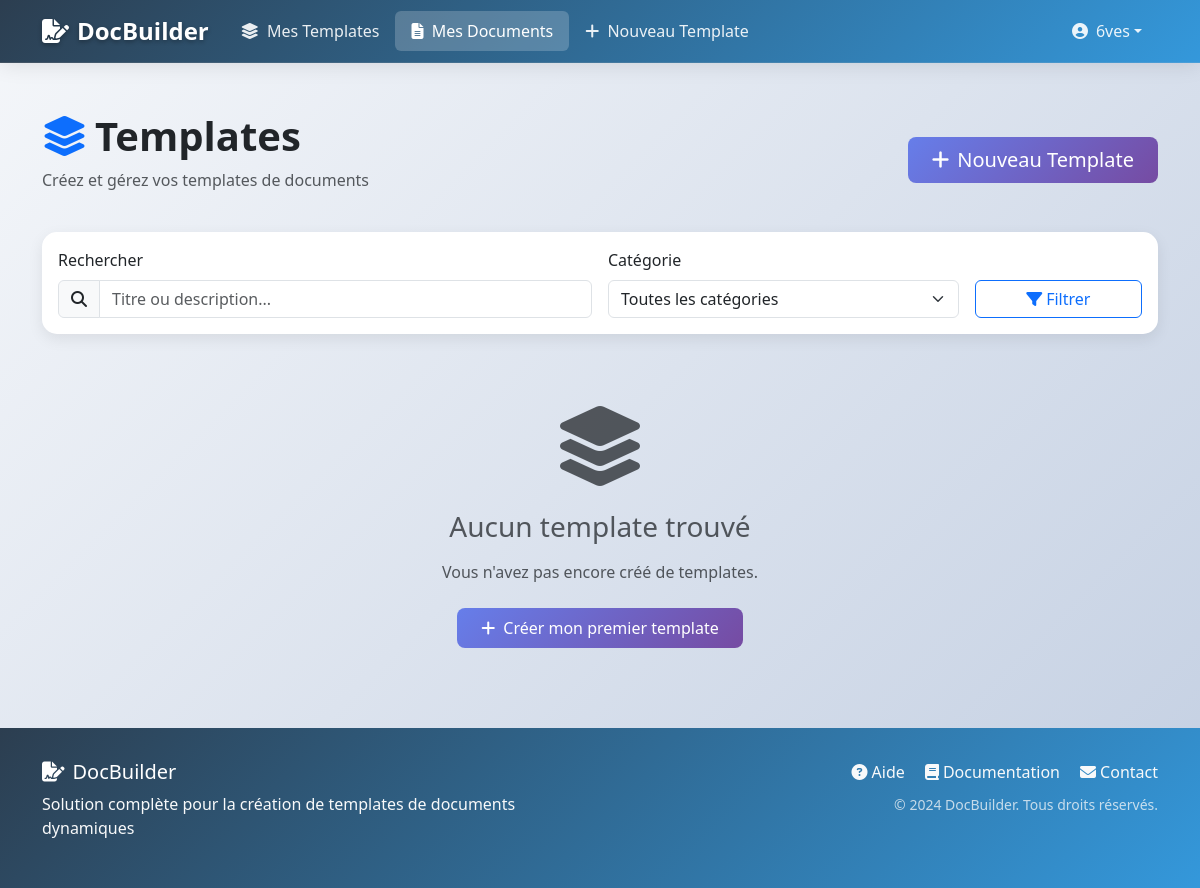
The app's page /documents/ (signed in), older data.
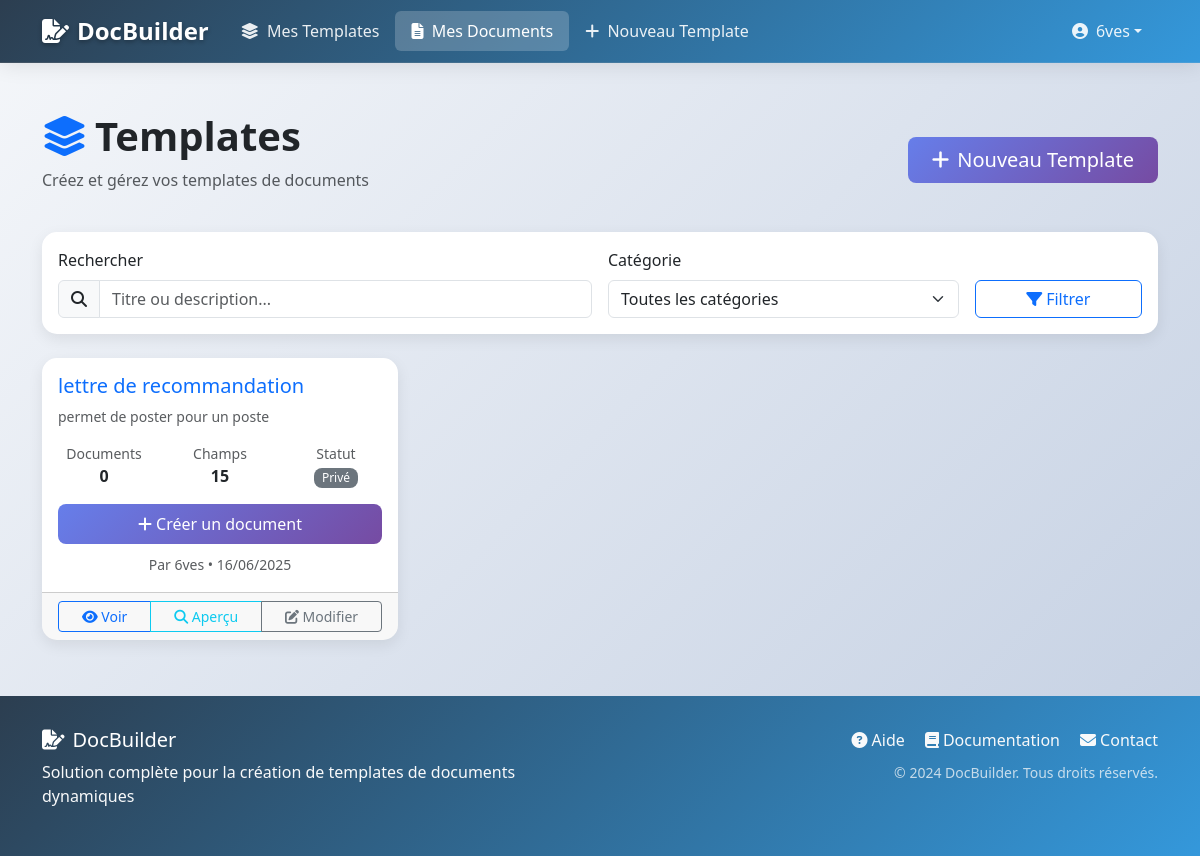
The same page, newer data.
### templates_app/models.py (models this page shows, shortened)
class Template(models.Model):
    title = models.CharField(max_length=200, verbose_name="Titre du template")
    description = models.TextField(blank=True, null=True, verbose_name="Description")
    content = models.TextField(verbose_name="Contenu du template avec placeholders")
    created_by = models.ForeignKey(User, on_delete=models.CASCADE, verbose_name="Créé par")
    created_at = models.DateTimeField(default=timezone.now, verbose_name="Date de création")
    updated_at = models.DateTimeField(auto_now=True, verbose_name="Dernière modification")
    is_public = models.BooleanField(default=False, verbose_name="Template public")
    class Meta:
        verbose_name = "Template"
        verbose_name_plural = "Templates"
        ordering = ['-created_at']

### templates_app/views.py (the view)
# urls.py: path('documents/', views.document_list, name='document_list'),
@login_required
def document_list(request):
    search = request.GET.get('search', '').strip()
    selected_template = request.GET.get('template', '')
    selected_status = request.GET.get('status', '')
    documents = Document.objects.filter(created_by=request.user)
    all_documents = documents  # Pour les statistiques
    if search:
        documents = documents.filter(
            Q(title__icontains=search) |
            Q(template__title__icontains=search)
        )
    if selected_template:
        documents = documents.filter(template_id=selected_template)
    if selected_status == 'completed':
        documents = documents.filter(is_completed=True)
    elif selected_status == 'draft':
        documents = documents.filter(is_completed=False)
    documents = documents.order_by('-updated_at')
    completed_count = all_documents.filter(is_completed=True).count()
    draft_count = all_documents.filter(is_completed=False).count()
    week_ago = timezone.now() - timedelta(days=7)
    recent_count = all_documents.filter(created_at__gte=week_ago).count()
    paginator = Paginator(documents, 12)
    page_number = request.GET.get('page')
    documents = paginator.get_page(page_number)
    templates = Template.objects.filter(
        Q(created_by=request.user) | Q(is_public=True)
    ).order_by('title')
    context = {
        'documents': documents,
        'templates': templates,
        'search': search,
        'selected_template': selected_template,
        'selected_status': selected_status,
        'completed_count': completed_count,
        'draft_count': draft_count,
        'recent_count': recent_count,
    }
    return render(request, 'templates_app/document_list.html', context)

### templates/templates_app/document_list.html (shortened to what the changed rows need)
{% extends 'base.html' %}
{% load static %}
{% block content %}
<div class="container">
    <div class="d-flex justify-content-between align-items-center mb-4">
        <div>
            <h1 class="fw-bold mb-2">
                <i class="fas fa-layer-group text-primary me-2"></i>Templates
            </h1>
        </div>
    </div>
    {% if templates %}
        <div class="row">
            {% for template in templates %}
                <div class="col-lg-4 col-md-6 mb-4">
                    <div class="card h-100">
                        <div class="card-body d-flex flex-column">
                            <h5 class="card-title">
                                <a href="{% url 'templates_app:template_detail' template.id %}" class="text-decoration-none">
                                    {{ template.title }}
                                </a>
                            </h5>
                            {% if template.description %}
                                <p class="card-text text-muted small">
                                    {{ template.description|truncatechars:100 }}
                                </p>
                            {% endif %}
                            <div class="mt-auto">
                                <div class="row text-center mb-3">
                                    <div class="col-4">
                                        <small class="text-muted d-block">Documents</small>
                                        <strong>{{ template.document_count|default:0 }}</strong>
                                    </div>
                                    <div class="col-4">
                                        <small class="text-muted d-block">Champs</small>
                                        <strong>{{ template.fields.count }}</strong>
                                    </div>
                                    <div class="col-4">
                                        <small class="text-muted d-block">Statut</small>
                                        {% if template.is_public %}
                                            <span class="badge bg-success">Public</span>
                                        {% else %}
                                            <span class="badge bg-secondary">Privé</span>
                                        {% endif %}
                                    </div>
                                </div>
                                <div class="d-grid">
                                    <a href="{% url 'templates_app:document_create' template.id %}" class="btn btn-primary">
                                        <i class="fas fa-plus me-1"></i>Créer un document
                                    </a>
                                </div>
                                <div class="mt-2 text-center">
                                    <small class="text-muted">
                                        Par {{ template.created_by.username }} • {{ template.created_at|date:"d/m/Y" }}
                                    </small>
                                </div>
                            </div>
                        </div>
                        <div class="card-footer">
                            <div class="btn-group w-100">
                                <a href="{% url 'templates_app:template_detail' template.id %}"
                                   class="btn btn-outline-primary btn-sm">
                                    <i class="fas fa-eye"></i> Voir
                                </a>
                                <a href="{% url 'templates_app:template_preview' template.id %}"
                                   class="btn btn-outline-info btn-sm">
                                    <i class="fas fa-search"></i> Aperçu
                                </a>
                                {% if template.created_by == request.user %}
                                    <a href="{% url 'templates_app:template_edit' template.id %}"
                                       class="btn btn-outline-secondary btn-sm">
                                        <i class="fas fa-edit"></i> Modifier
                                    </a>
                                {% endif %}
                            </div>
                        </div>
                    </div>
                </div>
            {% endfor %}
        </div>
    {% else %}
        <div class="text-center py-5">
            <div class="mb-4">
                <i class="fas fa-layer-group fa-5x text-muted"></i>
            </div>
            <h3 class="text-muted mb-3">Aucun template trouvé</h3>
            {% if search or selected_category %}
                <p class="text-muted mb-4">Aucun template ne correspond à vos critères de recherche.</p>
                <a href="{% url 'templates_app:template_list' %}" class="btn btn-outline-primary me-2">
                    <i class="fas fa-times me-1"></i>Effacer les filtres
                </a>
            {% else %}
                <p class="text-muted mb-4">Vous n'avez pas encore créé de templates.</p>
            {% endif %}
            <a href="{% url 'templates_app:template_create' %}" class="btn btn-primary">
                <i class="fas fa-plus me-2"></i>Créer mon premier template
            </a>
        </div>
    {% endif %}
</div>
{% endblock %}

Row changes from the older to the newer data that the page shows:
added Template: title "lettre de recommandation", description "permet de poster pour un poste", document_count "0", fields.count "15", shows "Privé", created_by.username "6ves", created_at "16/06/2025", shows "Modifier"
Text that changed along with them:
text no longer shown: "Aucun template trouvé Vous n'avez pas encore créé de templates. Créer mon premier template"
